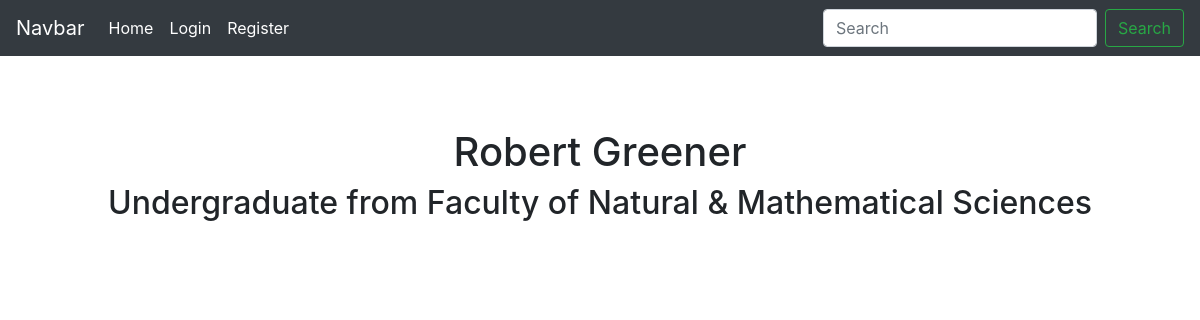
The page /user/1/ on the database its author committed.
### qanda/models.py (models this page shows)
class Profile(models.Model):
    user = models.OneToOneField(User, on_delete=models.CASCADE)
    """The One to One reference to the user"""
    faculty = models.CharField(max_length=len("Florence Nightingale Faculty of Nursing, Midwifery & Paliative Care"), blank=True)
    """The faculty the User is in"""
    role = models.CharField(max_length=20, blank=True)
    """The role of the User"""

### qanda/views.py (the view)
# urls.py: url(r'^user/(?P<pk>[0-9]+)/$', views.ProfileView.as_view(), name='profile')
class ProfileView(generic.DetailView):
    model = Profile
    template_name = "qanda/profile.html"

### qanda/templates/qanda/profile.html (shortened to what this page needs)
{% extends 'ourside/template.html' %}
{% block body %}
    <h1>{{ profile.user.first_name }} {{ profile.user.last_name }}</h1>
    <h2>{{ profile.role }} from {{ profile.faculty }}</h2>
{% endblock %}

### static/qanda/style.css (style rules this page uses)
body { padding-top: 5rem; }

### rows shown on the page
Profile: user.first_name "Robert", user.last_name "Greener", role "Undergraduate", faculty "Faculty of Natural & Mathematical Sciences"
